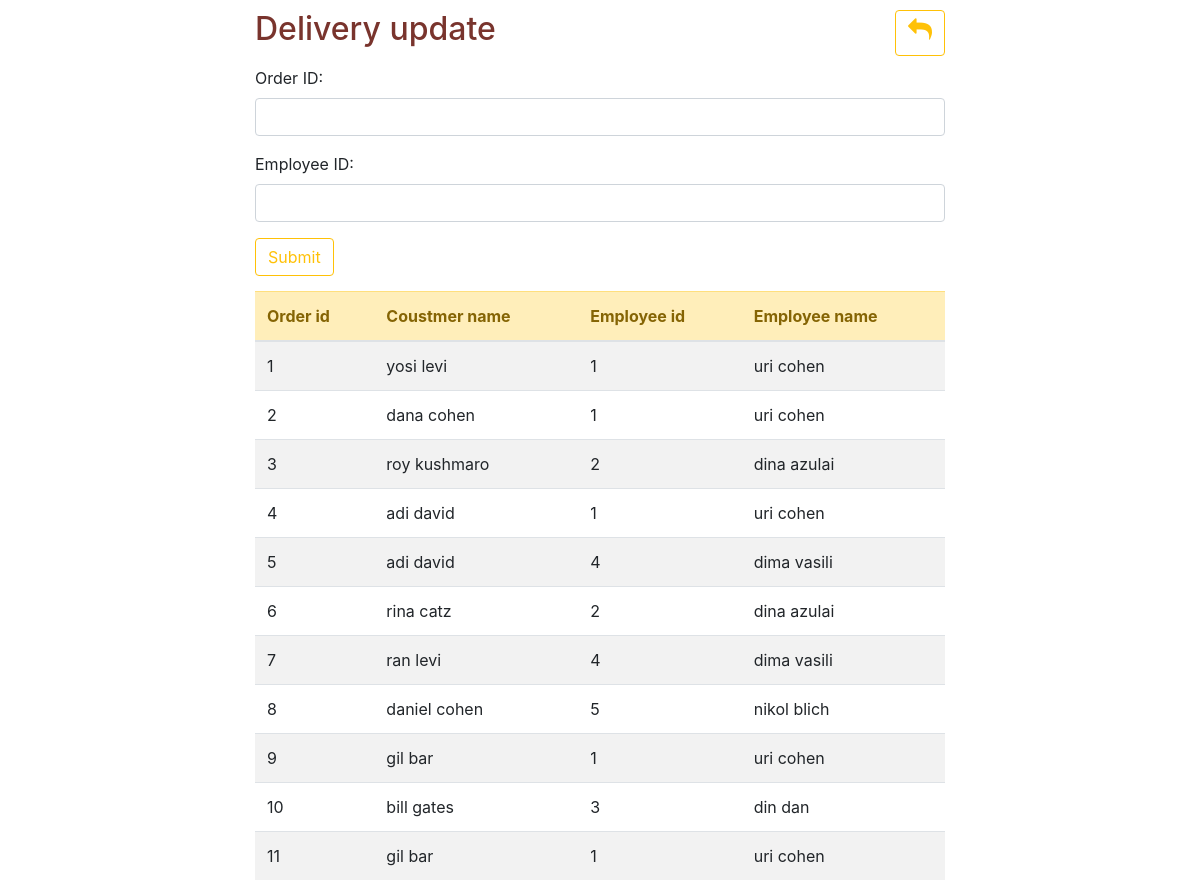
Page /Delivery_update.php on the committed database.
### tables this page shows
create table orders (
	order_id int auto_increment not null,
	total_price int not null,
	order_date date not null,
	delivery_id int not null,
    customer_id int not null,
    employee_id int not null,
    shipped boolean not null default 0,
    foreign key(employee_id) references employees(employee_id),
    foreign key(customer_id) references customers(customer_id),
	foreign key(delivery_id) references delivery(delivery_id),
	primary key(order_id)
);

create table employees (
	employee_id int auto_increment not null,
	first_name varchar(45) not null,
	last_name varchar(45) not null,
	phone varchar(10) not null,
	role_id int not null,
	address varchar (60) not null,
	primary key(employee_id),
	foreign key (role_id) references roles(role_id) on delete cascade
);

### Delivery_update.php (the view, shortened to what this page needs)
<?php
include "db.php";
$query  = "SELECT order_id, concat(c.first_name,' ',c.last_name) as 'coustmer name',
        e.employee_id ,concat(e.first_name,' ',e.last_name) as 'employee_name'
    from customers c
	inner join orders o using(customer_id)
    inner join employees e using(employee_id)
    WHERE shipped = 0";
$result = mysqli_query($connection, $query);
?>
<!DOCTYPE html>
<html lang="en">
<head>
    <link rel="stylesheet" href="https://cdn.jsdelivr.net/npm/bootstrap@4.3.1/dist/css/bootstrap.min.css">
    <link rel="stylesheet" href="https://cdnjs.cloudflare.com/ajax/libs/font-awesome/4.7.0/css/font-awesome.min.css">
    <link rel="stylesheet" href="./css/style.css">
</head>
<body>
    <main>
        <div class="container">
            <div class="titel">
                <h2>Delivery update</h2>
                <a href="index.php" role="button" class="btn btn-outline-warning"><i class="fa fa-mail-reply" style="font-size:24px"></i></a>
            </div>
            <form action="#" method="GET">
                <div class="mb-3">
                    <label for="Order" class="form-label"> Order ID:</label>
                    <input type="number" class="form-control" name="Order" required>
                </div>
                <div class="mb-3">
                    <label for="employee" class="form-label"> Employee ID:</label>
                    <input type="number" class="form-control" name="employee" required>
                </div>
                <button type="submit" class="btn btn-outline-warning">Submit</button>
            </form>
            <table class="table table-striped table-hover">
                <thead>
                    <tr class="table-warning">
                        <th>Order id</th>
                        <th>Coustmer name</th>
                        <th>Employee id</th>
                        <th>Employee name</th>
                    </tr>
                </thead>
                <tbody>
                    <?php
                        while ($row = mysqli_fetch_assoc($result)) {
                    ?>
                            <tr>
                                <td><?php echo $row['order_id']; ?></td>
                                <td><?php echo $row['coustmer name']; ?></td>
                                <td><?php echo $row['employee_id']; ?></td>
                                <td><?php echo $row['employee_name']; ?></td>
                            </tr>
                    <?php
                        }
                    ?>
                </tbody>
            </table>
        </div>
    </main>
</body>
</html>

### css/style.css (style rules this page uses)
main { margin: auto; width: 60%; }
.titel, h4 { display: flex; justify-content: space-between; margin-top: 10px; margin-bottom: 10px; color: #79342d; }
button { margin-bottom: 15px; }
th { color: #856404; }

### rows in the picture
orders: order_id "1", coustmer "yosi levi", employee.employee_id "1", employee_name "uri cohen"
orders: order_id "2", coustmer "dana cohen", employee.employee_id "1", employee_name "uri cohen"
orders: order_id "3", coustmer "roy kushmaro", employee.employee_id "2", employee_name "dina azulai"
orders: order_id "4", coustmer "adi david", employee.employee_id "1", employee_name "uri cohen"
orders: order_id "5", coustmer "adi david", employee.employee_id "4", employee_name "dima vasili"
orders: order_id "6", coustmer "rina catz", employee.employee_id "2", employee_name "dina azulai"
orders: order_id "7", coustmer "ran levi", employee.employee_id "4", employee_name "dima vasili"
orders: order_id "8", coustmer "daniel cohen", employee.employee_id "5", employee_name "nikol blich"
orders: order_id "9", coustmer "gil bar", employee.employee_id "1", employee_name "uri cohen"
orders: order_id "10", coustmer "bill gates", employee.employee_id "3", employee_name "din dan"
orders: order_id "11", coustmer "gil bar", employee.employee_id "1", employee_name "uri cohen"
